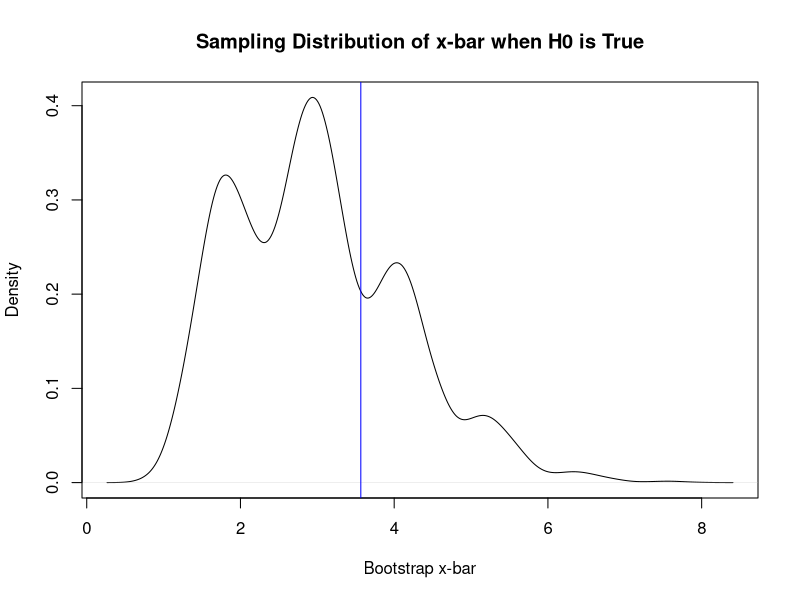

Generate this figure with R:
## ---- chunk 1
samp_data <- c(1.77, 10.48, 4.30, 0.96, 2.67, 2.76, 2.02)

## should also check the density plot of the data
## I am not showing it here but its not normal, nor
## is it symmetric. So sample means cannot be approximated
## by normal

## step 2
samp_mean <- mean(samp_data)

## step 3
Reps <- 10000
set.seed(7)
boot_samples <- replicate(Reps, sample(samp_data, replace=T))

## step 4
boot_means <- apply(boot_samples, 2, mean)

## steps 5, 6
mu0 <- 3
boot_means_null <- boot_means - mean(boot_means) + mu0

## Thought question: what is the value of mean(boot_means - mean(boot_means))?

## step 7
mean(boot_means_null >= samp_mean)
## ---- chunk 2
plot(density(boot_means_null),
     main = "Sampling Distribution of x-bar when H0 is True",
     xlab = "Bootstrap x-bar")
abline(v = samp_mean, col = "blue")
## ---- chunk 3
## Draw the second sample and calculate its sample mean
samp_data2 <- c(4.68, 4.83, 4.29, 1.42, 7.81, 5.20, 3.97, 1.59)
samp_mean2 <- mean(samp_data2)

## Step 2
samp_diff <- samp_mean - samp_mean2

## write rand.test() which combines steps 3, 4, 5
rand.test <- function(x){ ##x should be the length of the first sample
  rand_comb <- sample( c(samp_data, samp_data2) )
  bmean1 <- mean(rand_comb[1:x])
  bmean2 <- mean(rand_comb[(x+1):(length(samp_data)+length(samp_data2))])
  bmean1 - bmean2
}

## step 6
boot_diffs_null <- replicate(Reps, rand.test(length(samp_data)))

## step 7
mean(abs(boot_diffs_null) >= abs(samp_diff)) 
